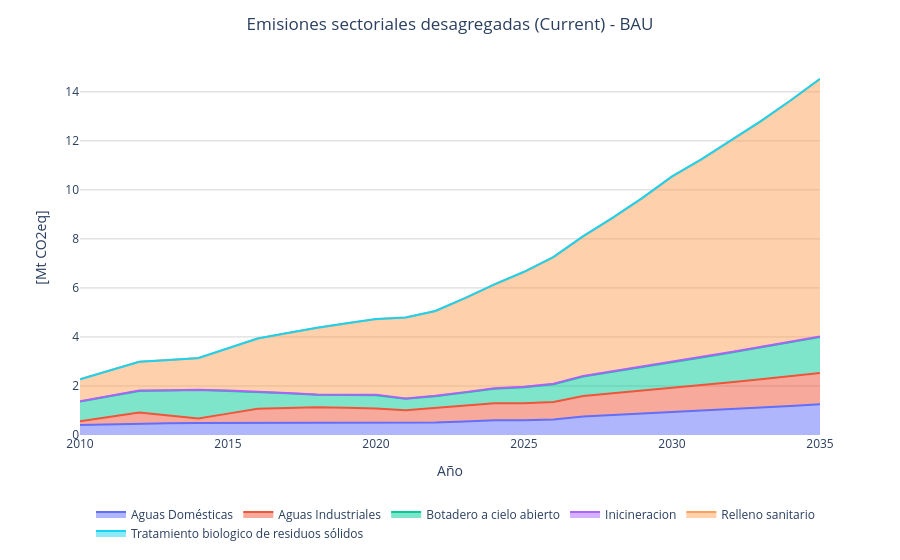
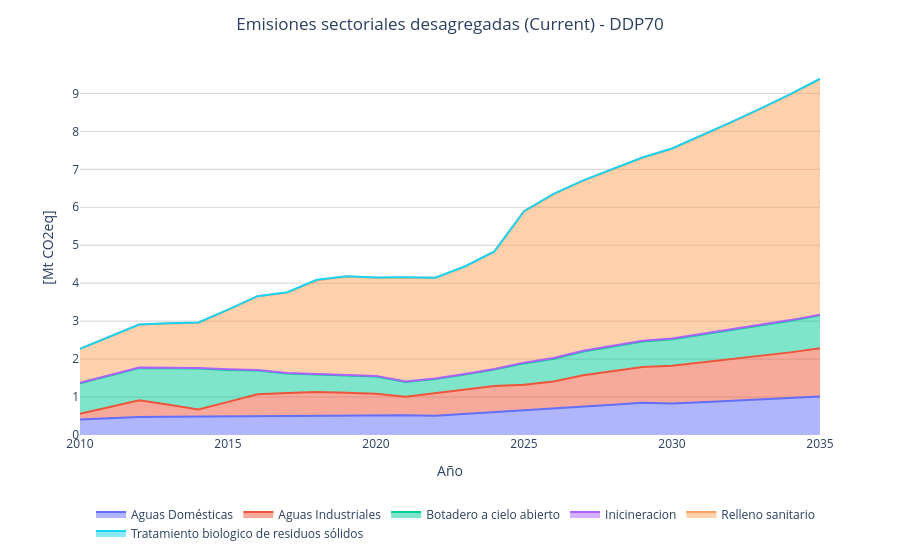
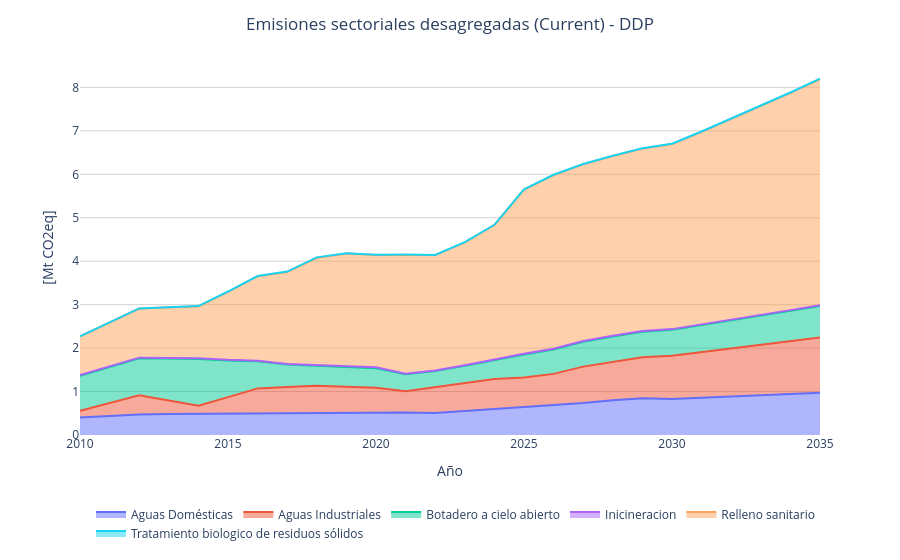
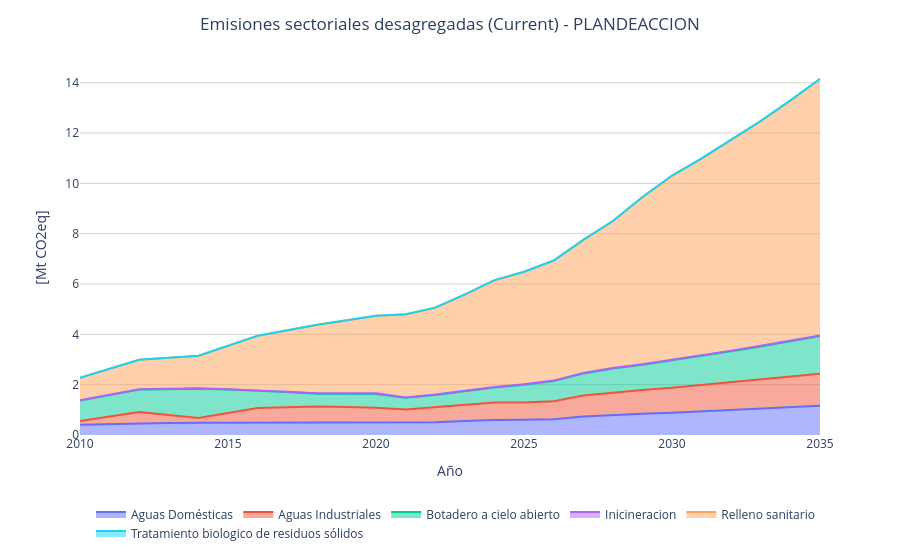

Source (notebook cell) for these figures, in order:
### Code cell
# Current Emissions Disaggregated Emissions
emissions_techs_groups = {
  "Tratamiento biologico de residuos sólidos": ["COMPOST"],
  "Relleno sanitario": ["LANDFILL"],
  "Botadero a cielo abierto": ["NO_CONTR_OD"],
  "Inicineracion": ["INCIN"],
  "Aguas Industriales": ["IWW"],
  "Aguas Domésticas": ["TWWWOT", "SEWERWW", "STWW"],
}

# current

for scenario in current_scenarios:
    waste_emission = get_grouped_techs_emissions_by_column(df,'AnnualTechnologyEmission', scenario, 'CO2e_WASTE', emissions_techs_groups)
    draw_tech_waste_by_column( waste_emission, scenario ,"Emisiones sectoriales desagregadas (Current)", "[Mt CO2eq]")

# planmicc

# for scenario in planmicc_scenarios:
#     waste_emission = get_grouped_techs_emissions_by_column(planmicc, 'AnnualTechnologyEmission', scenario, 'CO2e', emissions_techs_groups)
#     draw_tech_waste_by_column( waste_emission, scenario ,"Emisiones sectoriales desagregadas (PLANMICC)", "[Mt CO2eq]")


# ndc

# for scenario in ndc_scenarios:
#     waste_emission = get_grouped_techs_emissions_by_column(ndc, 'AnnualTechnologyEmission', scenario, 'CO2e_WASTE', emissions_techs_groups)
#     draw_tech_waste_by_column( waste_emission, scenario ,"Emisiones sectoriales desagregadas (NDC)", "[Mt CO2eq]")

### Figure 1 — Plotly figure (JSON) as saved in the notebook; plotly's stock layout.template omitted (floating-point values rounded to 4 significant figures)
{"data": [{"fillpattern": {"shape": ""}, "hovertemplate": "\n    <span>Año:</span> <b>%{x}</b>\n    <span>Valor:</span> <b>%{y:.3f}</b>\n    ", "legendgroup": "Aguas Domésticas", "line": {"color": "#636efa"}, "marker": {"symbol": "circle"}, "mode": "lines", "name": "Aguas Domésticas", "orientation": "v", "showlegend": true, "stackgroup": "1", "type": "scatter", "x": [2010, 2011, 2012, 2013, 2014, 2015, 2016, 2017, 2018, 2019, 2020, 2021, 2022, 2023, 2024, 2025, 2026, 2027, 2028, 2029, 2030, 2031, 2032, 2033, 2034, 2035], "xaxis": "x", "y": [0.4053, 0.4398, 0.4746, 0.481, 0.4874, 0.49, 0.4926, 0.4993, 0.5058, 0.5085, 0.5115, 0.5187, 0.5057, 0.5531, 0.6011, 0.6055, 0.6363, 0.7553, 0.8116, 0.8689, 0.9277, 0.9891, 1.053, 1.118, 1.187, 1.256], "yaxis": "y"}, {"fillpattern": {"shape": ""}, "hovertemplate": "\n    <span>Año:</span> <b>%{x}</b>\n    <span>Valor:</span> <b>%{y:.3f}</b>\n    ", "legendgroup": "Aguas Industriales", "line": {"color": "#EF553B"}, "marker": {"symbol": "circle"}, "mode": "lines", "name": "Aguas Industriales", "orientation": "v", "showlegend": true, "stackgroup": "1", "type": "scatter", "x": [2010, 2011, 2012, 2013, 2014, 2015, 2016, 2017, 2018, 2019, 2020, 2021, 2022, 2023, 2024, 2025, 2026, 2027, 2028, 2029, 2030, 2031, 2032, 2033, 2034, 2035], "xaxis": "x", "y": [0.1536, 0.2979, 0.4423, 0.3136, 0.185, 0.3823, 0.5797, 0.605, 0.6304, 0.6023, 0.5742, 0.4905, 0.5953, 0.642, 0.6896, 0.6873, 0.713, 0.838, 0.8892, 0.9412, 0.9941, 1.048, 1.102, 1.157, 1.213, 1.269], "yaxis": "y"}, {"fillpattern": {"shape": ""}, "hovertemplate": "\n    <span>Año:</span> <b>%{x}</b>\n    <span>Valor:</span> <b>%{y:.3f}</b>\n    ", "legendgroup": "Botadero a cielo abierto", "line": {"color": "#00cc96"}, "marker": {"symbol": "circle"}, "mode": "lines", "name": "Botadero a cielo abierto", "orientation": "v", "showlegend": true, "stackgroup": "1", "type": "scatter", "x": [2010, 2011, 2012, 2013, 2014, 2015, 2016, 2017, 2018, 2019, 2020, 2021, 2022, 2023, 2024, 2025, 2026, 2027, 2028, 2029, 2030, 2031, 2032, 2033, 2034, 2035], "xaxis": "x", "y": [0.8062, 0.8436, 0.8812, 1.021, 1.161, 0.9268, 0.6928, 0.5967, 0.5007, 0.5201, 0.5396, 0.468, 0.4827, 0.5355, 0.593, 0.6552, 0.7224, 0.7963, 0.8757, 0.9612, 1.055, 1.127, 1.206, 1.288, 1.376, 1.47], "yaxis": "y"}, {"fillpattern": {"shape": ""}, "hovertemplate": "\n    <span>Año:</span> <b>%{x}</b>\n    <span>Valor:</span> <b>%{y:.3f}</b>\n    ", "legendgroup": "Inicineracion", "line": {"color": "#ab63fa"}, "marker": {"symbol": "circle"}, "mode": "lines", "name": "Inicineracion", "orientation": "v", "showlegend": true, "stackgroup": "1", "type": "scatter", "x": [2010, 2011, 2012, 2013, 2014, 2015, 2016, 2017, 2018, 2019, 2020, 2021, 2022, 2023, 2024, 2025, 2026, 2027, 2028, 2029, 2030, 2031, 2032, 2033, 2034, 2035], "xaxis": "x", "y": [0.01337, 0.01388, 0.01448, 0.0148, 0.01523, 0.01513, 0.01516, 0.01533, 0.01549, 0.01862, 0.02184, 0.0133, 0.01726, 0.01816, 0.019, 0.01983, 0.02077, 0.02156, 0.02247, 0.02324, 0.02411, 0.02438, 0.02464, 0.0249, 0.02515, 0.02539], "yaxis": "y"}, {"fillpattern": {"shape": ""}, "hovertemplate": "\n    <span>Año:</span> <b>%{x}</b>\n    <span>Valor:</span> <b>%{y:.3f}</b>\n    ", "legendgroup": "Relleno sanitario", "line": {"color": "#FFA15A"}, "marker": {"symbol": "circle"}, "mode": "lines", "name": "Relleno sanitario", "orientation": "v", "showlegend": true, "stackgroup": "1", "type": "scatter", "x": [2010, 2011, 2012, 2013, 2014, 2015, 2016, 2017, 2018, 2019, 2020, 2021, 2022, 2023, 2024, 2025, 2026, 2027, 2028, 2029, 2030, 2031, 2032, 2033, 2034, 2035], "xaxis": "x", "y": [0.8924, 1.033, 1.173, 1.23, 1.286, 1.72, 2.154, 2.435, 2.716, 2.898, 3.08, 3.299, 3.45, 3.827, 4.238, 4.683, 5.163, 5.691, 6.259, 6.87, 7.537, 8.058, 8.618, 9.205, 9.833, 10.5], "yaxis": "y"}, {"fillpattern": {"shape": ""}, "hovertemplate": "\n    <span>Año:</span> <b>%{x}</b>\n    <span>Valor:</span> <b>%{y:.3f}</b>\n    ", "legendgroup": "Tratamiento biologico de residuos sólidos", "line": {"color": "#19d3f3"}, "marker": {"symbol": "circle"}, "mode": "lines", "name": "Tratamiento biologico de residuos sólidos", "orientation": "v", "showlegend": true, "stackgroup": "1", "type": "scatter", "x": [2010, 2011, 2012, 2013, 2014, 2015, 2016, 2017, 2018, 2019, 2020, 2021, 2022, 2023, 2024, 2025, 2026, 2027, 2028, 2029, 2030, 2031, 2032, 2033, 2034, 2035], "xaxis": "x", "y": [0.001053, 0.001225, 0.001399, 0.00425, 0.007121, 0.006166, 0.005207, 0.005842, 0.006472, 0.006762, 0.007048, 0.007375, 0.006454, 0.006817, 0.0072, 0.007583, 0.007985, 0.008369, 0.008791, 0.009192, 0.009614, 0.009804, 0.009978, 0.01017, 0.01036, 0.01055], "yaxis": "y"}], "layout": {"legend": {"orientation": "h", "title": {"text": ""}, "tracegroupgap": 0, "x": 1, "xanchor": "right", "y": -0.3, "yanchor": "bottom"}, "margin": {"t": 60}, "plot_bgcolor": "white", "title": {"text": "Emisiones sectoriales desagregadas (Current) - BAU", "x": 0.5}, "xaxis": {"anchor": "y", "domain": [0, 1], "title": {"text": "Año"}}, "yaxis": {"anchor": "x", "domain": [0, 1], "gridcolor": "lightgrey", "mirror": true, "showline": false, "title": {"text": "[Mt CO2eq]"}}}}

### Figure 2 — Plotly figure (JSON) as saved in the notebook; plotly's stock layout.template omitted (floating-point values rounded to 4 significant figures)
{"data": [{"fillpattern": {"shape": ""}, "hovertemplate": "\n    <span>Año:</span> <b>%{x}</b>\n    <span>Valor:</span> <b>%{y:.3f}</b>\n    ", "legendgroup": "Aguas Domésticas", "line": {"color": "#636efa"}, "marker": {"symbol": "circle"}, "mode": "lines", "name": "Aguas Domésticas", "orientation": "v", "showlegend": true, "stackgroup": "1", "type": "scatter", "x": [2010, 2011, 2012, 2013, 2014, 2015, 2016, 2017, 2018, 2019, 2020, 2021, 2022, 2023, 2024, 2025, 2026, 2027, 2028, 2029, 2030, 2031, 2032, 2033, 2034, 2035], "xaxis": "x", "y": [0.4053, 0.4398, 0.4746, 0.481, 0.4874, 0.49, 0.4926, 0.4993, 0.5058, 0.5085, 0.5115, 0.5187, 0.5057, 0.5531, 0.6011, 0.6381, 0.694, 0.7356, 0.7993, 0.8481, 0.83, 0.8622, 0.8955, 0.9292, 0.9643, 1.015], "yaxis": "y"}, {"fillpattern": {"shape": ""}, "hovertemplate": "\n    <span>Año:</span> <b>%{x}</b>\n    <span>Valor:</span> <b>%{y:.3f}</b>\n    ", "legendgroup": "Aguas Industriales", "line": {"color": "#EF553B"}, "marker": {"symbol": "circle"}, "mode": "lines", "name": "Aguas Industriales", "orientation": "v", "showlegend": true, "stackgroup": "1", "type": "scatter", "x": [2010, 2011, 2012, 2013, 2014, 2015, 2016, 2017, 2018, 2019, 2020, 2021, 2022, 2023, 2024, 2025, 2026, 2027, 2028, 2029, 2030, 2031, 2032, 2033, 2034, 2035], "xaxis": "x", "y": [0.1536, 0.2979, 0.4423, 0.3136, 0.185, 0.3823, 0.5797, 0.605, 0.6304, 0.6023, 0.5742, 0.4905, 0.5953, 0.642, 0.6896, 0.6873, 0.713, 0.838, 0.8892, 0.9412, 0.9941, 1.048, 1.102, 1.157, 1.213, 1.269], "yaxis": "y"}, {"fillpattern": {"shape": ""}, "hovertemplate": "\n    <span>Año:</span> <b>%{x}</b>\n    <span>Valor:</span> <b>%{y:.3f}</b>\n    ", "legendgroup": "Botadero a cielo abierto", "line": {"color": "#00cc96"}, "marker": {"symbol": "circle"}, "mode": "lines", "name": "Botadero a cielo abierto", "orientation": "v", "showlegend": true, "stackgroup": "1", "type": "scatter", "x": [2010, 2011, 2012, 2013, 2014, 2015, 2016, 2017, 2018, 2019, 2020, 2021, 2022, 2023, 2024, 2025, 2026, 2027, 2028, 2029, 2030, 2031, 2032, 2033, 2034, 2035], "xaxis": "x", "y": [0.8062, 0.8282, 0.8494, 0.9664, 1.078, 0.8436, 0.625, 0.5183, 0.4556, 0.4637, 0.4527, 0.3882, 0.3714, 0.3958, 0.4329, 0.5615, 0.6041, 0.6272, 0.6507, 0.6745, 0.6997, 0.7307, 0.7636, 0.797, 0.8321, 0.8687], "yaxis": "y"}, {"fillpattern": {"shape": ""}, "hovertemplate": "\n    <span>Año:</span> <b>%{x}</b>\n    <span>Valor:</span> <b>%{y:.3f}</b>\n    ", "legendgroup": "Inicineracion", "line": {"color": "#ab63fa"}, "marker": {"symbol": "circle"}, "mode": "lines", "name": "Inicineracion", "orientation": "v", "showlegend": true, "stackgroup": "1", "type": "scatter", "x": [2010, 2011, 2012, 2013, 2014, 2015, 2016, 2017, 2018, 2019, 2020, 2021, 2022, 2023, 2024, 2025, 2026, 2027, 2028, 2029, 2030, 2031, 2032, 2033, 2034, 2035], "xaxis": "x", "y": [0.01337, 0.01362, 0.01396, 0.01401, 0.01417, 0.01384, 0.01365, 0.01358, 0.01435, 0.01679, 0.01937, 0.01109, 0.01451, 0.01515, 0.01572, 0.01962, 0.01964, 0.01939, 0.01915, 0.0189, 0.01865, 0.01854, 0.01844, 0.01833, 0.01822, 0.01811], "yaxis": "y"}, {"fillpattern": {"shape": ""}, "hovertemplate": "\n    <span>Año:</span> <b>%{x}</b>\n    <span>Valor:</span> <b>%{y:.3f}</b>\n    ", "legendgroup": "Relleno sanitario", "line": {"color": "#FFA15A"}, "marker": {"symbol": "circle"}, "mode": "lines", "name": "Relleno sanitario", "orientation": "v", "showlegend": true, "stackgroup": "1", "type": "scatter", "x": [2010, 2011, 2012, 2013, 2014, 2015, 2016, 2017, 2018, 2019, 2020, 2021, 2022, 2023, 2024, 2025, 2026, 2027, 2028, 2029, 2030, 2031, 2032, 2033, 2034, 2035], "xaxis": "x", "y": [0.8924, 1.014, 1.131, 1.164, 1.195, 1.566, 1.943, 2.115, 2.471, 2.584, 2.584, 2.736, 2.654, 2.829, 3.094, 3.986, 4.318, 4.483, 4.651, 4.821, 5.0, 5.222, 5.457, 5.696, 5.947, 6.208], "yaxis": "y"}, {"fillpattern": {"shape": ""}, "hovertemplate": "\n    <span>Año:</span> <b>%{x}</b>\n    <span>Valor:</span> <b>%{y:.3f}</b>\n    ", "legendgroup": "Tratamiento biologico de residuos sólidos", "line": {"color": "#19d3f3"}, "marker": {"symbol": "circle"}, "mode": "lines", "name": "Tratamiento biologico de residuos sólidos", "orientation": "v", "showlegend": true, "stackgroup": "1", "type": "scatter", "x": [2010, 2011, 2012, 2013, 2014, 2015, 2016, 2017, 2018, 2019, 2020, 2021, 2022, 2023, 2024, 2025, 2026, 2027, 2028, 2029, 2030, 2031, 2032, 2033, 2034, 2035], "xaxis": "x", "y": [0.001053, 0.001203, 0.001348, 0.004091, 0.007192, 0.006802, 0.00428, 0.00941, 0.01122, 0.01013, 0.009168, 0.008892, 0.004592, 0.004529, 0.004724, 0.005801, 0.006187, 0.006329, 0.006492, 0.006634, 0.006784, 0.006984, 0.007171, 0.007372, 0.007572, 0.007773], "yaxis": "y"}], "layout": {"legend": {"orientation": "h", "title": {"text": ""}, "tracegroupgap": 0, "x": 1, "xanchor": "right", "y": -0.3, "yanchor": "bottom"}, "margin": {"t": 60}, "plot_bgcolor": "white", "title": {"text": "Emisiones sectoriales desagregadas (Current) - DDP70", "x": 0.5}, "xaxis": {"anchor": "y", "domain": [0, 1], "title": {"text": "Año"}}, "yaxis": {"anchor": "x", "domain": [0, 1], "gridcolor": "lightgrey", "mirror": true, "showline": false, "title": {"text": "[Mt CO2eq]"}}}}

### Figure 3 — Plotly figure (JSON) as saved in the notebook; plotly's stock layout.template omitted (floating-point values rounded to 4 significant figures)
{"data": [{"fillpattern": {"shape": ""}, "hovertemplate": "\n    <span>Año:</span> <b>%{x}</b>\n    <span>Valor:</span> <b>%{y:.3f}</b>\n    ", "legendgroup": "Aguas Domésticas", "line": {"color": "#636efa"}, "marker": {"symbol": "circle"}, "mode": "lines", "name": "Aguas Domésticas", "orientation": "v", "showlegend": true, "stackgroup": "1", "type": "scatter", "x": [2010, 2011, 2012, 2013, 2014, 2015, 2016, 2017, 2018, 2019, 2020, 2021, 2022, 2023, 2024, 2025, 2026, 2027, 2028, 2029, 2030, 2031, 2032, 2033, 2034, 2035], "xaxis": "x", "y": [0.4053, 0.4398, 0.4746, 0.481, 0.4874, 0.49, 0.4926, 0.4993, 0.5058, 0.5085, 0.5115, 0.5187, 0.5057, 0.5531, 0.6011, 0.6381, 0.694, 0.7356, 0.7993, 0.8481, 0.83, 0.8577, 0.8863, 0.9151, 0.9451, 0.9752], "yaxis": "y"}, {"fillpattern": {"shape": ""}, "hovertemplate": "\n    <span>Año:</span> <b>%{x}</b>\n    <span>Valor:</span> <b>%{y:.3f}</b>\n    ", "legendgroup": "Aguas Industriales", "line": {"color": "#EF553B"}, "marker": {"symbol": "circle"}, "mode": "lines", "name": "Aguas Industriales", "orientation": "v", "showlegend": true, "stackgroup": "1", "type": "scatter", "x": [2010, 2011, 2012, 2013, 2014, 2015, 2016, 2017, 2018, 2019, 2020, 2021, 2022, 2023, 2024, 2025, 2026, 2027, 2028, 2029, 2030, 2031, 2032, 2033, 2034, 2035], "xaxis": "x", "y": [0.1536, 0.2979, 0.4423, 0.3136, 0.185, 0.3823, 0.5797, 0.605, 0.6304, 0.6023, 0.5742, 0.4905, 0.5953, 0.642, 0.6896, 0.6873, 0.713, 0.838, 0.8892, 0.9412, 0.9941, 1.048, 1.102, 1.157, 1.213, 1.269], "yaxis": "y"}, {"fillpattern": {"shape": ""}, "hovertemplate": "\n    <span>Año:</span> <b>%{x}</b>\n    <span>Valor:</span> <b>%{y:.3f}</b>\n    ", "legendgroup": "Botadero a cielo abierto", "line": {"color": "#00cc96"}, "marker": {"symbol": "circle"}, "mode": "lines", "name": "Botadero a cielo abierto", "orientation": "v", "showlegend": true, "stackgroup": "1", "type": "scatter", "x": [2010, 2011, 2012, 2013, 2014, 2015, 2016, 2017, 2018, 2019, 2020, 2021, 2022, 2023, 2024, 2025, 2026, 2027, 2028, 2029, 2030, 2031, 2032, 2033, 2034, 2035], "xaxis": "x", "y": [0.8062, 0.8282, 0.8494, 0.9664, 1.078, 0.8436, 0.625, 0.5183, 0.4556, 0.4637, 0.4527, 0.3882, 0.3714, 0.3958, 0.4329, 0.5281, 0.5593, 0.5693, 0.5786, 0.5873, 0.596, 0.6205, 0.6464, 0.6725, 0.6997, 0.7279], "yaxis": "y"}, {"fillpattern": {"shape": ""}, "hovertemplate": "\n    <span>Año:</span> <b>%{x}</b>\n    <span>Valor:</span> <b>%{y:.3f}</b>\n    ", "legendgroup": "Inicineracion", "line": {"color": "#ab63fa"}, "marker": {"symbol": "circle"}, "mode": "lines", "name": "Inicineracion", "orientation": "v", "showlegend": true, "stackgroup": "1", "type": "scatter", "x": [2010, 2011, 2012, 2013, 2014, 2015, 2016, 2017, 2018, 2019, 2020, 2021, 2022, 2023, 2024, 2025, 2026, 2027, 2028, 2029, 2030, 2031, 2032, 2033, 2034, 2035], "xaxis": "x", "y": [0.01337, 0.01362, 0.01396, 0.01401, 0.01417, 0.01384, 0.01365, 0.01358, 0.01435, 0.01679, 0.01937, 0.01109, 0.01451, 0.01515, 0.01572, 0.01858, 0.01879, 0.01829, 0.01779, 0.01729, 0.01679, 0.01674, 0.01669, 0.01664, 0.01659, 0.01654], "yaxis": "y"}, {"fillpattern": {"shape": ""}, "hovertemplate": "\n    <span>Año:</span> <b>%{x}</b>\n    <span>Valor:</span> <b>%{y:.3f}</b>\n    ", "legendgroup": "Relleno sanitario", "line": {"color": "#FFA15A"}, "marker": {"symbol": "circle"}, "mode": "lines", "name": "Relleno sanitario", "orientation": "v", "showlegend": true, "stackgroup": "1", "type": "scatter", "x": [2010, 2011, 2012, 2013, 2014, 2015, 2016, 2017, 2018, 2019, 2020, 2021, 2022, 2023, 2024, 2025, 2026, 2027, 2028, 2029, 2030, 2031, 2032, 2033, 2034, 2035], "xaxis": "x", "y": [0.8924, 1.014, 1.131, 1.164, 1.195, 1.566, 1.943, 2.115, 2.471, 2.584, 2.584, 2.736, 2.654, 2.829, 3.094, 3.775, 3.997, 4.069, 4.136, 4.197, 4.259, 4.435, 4.619, 4.806, 5.0, 5.202], "yaxis": "y"}, {"fillpattern": {"shape": ""}, "hovertemplate": "\n    <span>Año:</span> <b>%{x}</b>\n    <span>Valor:</span> <b>%{y:.3f}</b>\n    ", "legendgroup": "Tratamiento biologico de residuos sólidos", "line": {"color": "#19d3f3"}, "marker": {"symbol": "circle"}, "mode": "lines", "name": "Tratamiento biologico de residuos sólidos", "orientation": "v", "showlegend": true, "stackgroup": "1", "type": "scatter", "x": [2010, 2011, 2012, 2013, 2014, 2015, 2016, 2017, 2018, 2019, 2020, 2021, 2022, 2023, 2024, 2025, 2026, 2027, 2028, 2029, 2030, 2031, 2032, 2033, 2034, 2035], "xaxis": "x", "y": [0.001053, 0.001203, 0.001348, 0.004091, 0.007192, 0.006802, 0.00428, 0.00941, 0.01122, 0.01013, 0.009168, 0.008892, 0.004592, 0.004529, 0.004724, 0.005494, 0.006527, 0.006693, 0.006872, 0.007016, 0.007155, 0.007483, 0.007797, 0.008129, 0.008463, 0.008799], "yaxis": "y"}], "layout": {"legend": {"orientation": "h", "title": {"text": ""}, "tracegroupgap": 0, "x": 1, "xanchor": "right", "y": -0.3, "yanchor": "bottom"}, "margin": {"t": 60}, "plot_bgcolor": "white", "title": {"text": "Emisiones sectoriales desagregadas (Current) - DDP", "x": 0.5}, "xaxis": {"anchor": "y", "domain": [0, 1], "title": {"text": "Año"}}, "yaxis": {"anchor": "x", "domain": [0, 1], "gridcolor": "lightgrey", "mirror": true, "showline": false, "title": {"text": "[Mt CO2eq]"}}}}

### Figure 4 — Plotly figure (JSON) as saved in the notebook; plotly's stock layout.template omitted (floating-point values rounded to 4 significant figures)
{"data": [{"fillpattern": {"shape": ""}, "hovertemplate": "\n    <span>Año:</span> <b>%{x}</b>\n    <span>Valor:</span> <b>%{y:.3f}</b>\n    ", "legendgroup": "Aguas Domésticas", "line": {"color": "#636efa"}, "marker": {"symbol": "circle"}, "mode": "lines", "name": "Aguas Domésticas", "orientation": "v", "showlegend": true, "stackgroup": "1", "type": "scatter", "x": [2010, 2011, 2012, 2013, 2014, 2015, 2016, 2017, 2018, 2019, 2020, 2021, 2022, 2023, 2024, 2025, 2026, 2027, 2028, 2029, 2030, 2031, 2032, 2033, 2034, 2035], "xaxis": "x", "y": [0.4053, 0.4398, 0.4746, 0.481, 0.4874, 0.49, 0.4926, 0.4993, 0.5058, 0.5085, 0.5115, 0.5187, 0.5057, 0.5531, 0.6011, 0.6055, 0.6309, 0.7356, 0.7993, 0.8481, 0.8793, 0.9326, 0.988, 1.045, 1.104, 1.164], "yaxis": "y"}, {"fillpattern": {"shape": ""}, "hovertemplate": "\n    <span>Año:</span> <b>%{x}</b>\n    <span>Valor:</span> <b>%{y:.3f}</b>\n    ", "legendgroup": "Aguas Industriales", "line": {"color": "#EF553B"}, "marker": {"symbol": "circle"}, "mode": "lines", "name": "Aguas Industriales", "orientation": "v", "showlegend": true, "stackgroup": "1", "type": "scatter", "x": [2010, 2011, 2012, 2013, 2014, 2015, 2016, 2017, 2018, 2019, 2020, 2021, 2022, 2023, 2024, 2025, 2026, 2027, 2028, 2029, 2030, 2031, 2032, 2033, 2034, 2035], "xaxis": "x", "y": [0.1536, 0.2979, 0.4423, 0.3136, 0.185, 0.3823, 0.5797, 0.605, 0.6304, 0.6023, 0.5742, 0.4905, 0.5953, 0.642, 0.6896, 0.6873, 0.713, 0.838, 0.8892, 0.9412, 0.9941, 1.048, 1.102, 1.157, 1.213, 1.269], "yaxis": "y"}, {"fillpattern": {"shape": ""}, "hovertemplate": "\n    <span>Año:</span> <b>%{x}</b>\n    <span>Valor:</span> <b>%{y:.3f}</b>\n    ", "legendgroup": "Botadero a cielo abierto", "line": {"color": "#00cc96"}, "marker": {"symbol": "circle"}, "mode": "lines", "name": "Botadero a cielo abierto", "orientation": "v", "showlegend": true, "stackgroup": "1", "type": "scatter", "x": [2010, 2011, 2012, 2013, 2014, 2015, 2016, 2017, 2018, 2019, 2020, 2021, 2022, 2023, 2024, 2025, 2026, 2027, 2028, 2029, 2030, 2031, 2032, 2033, 2034, 2035], "xaxis": "x", "y": [0.8118, 0.8497, 0.888, 1.028, 1.169, 0.9338, 0.6984, 0.6018, 0.505, 0.5264, 0.5478, 0.4716, 0.4883, 0.5417, 0.6001, 0.7004, 0.7975, 0.8714, 0.9506, 1.0, 1.089, 1.161, 1.239, 1.32, 1.407, 1.499], "yaxis": "y"}, {"fillpattern": {"shape": ""}, "hovertemplate": "\n    <span>Año:</span> <b>%{x}</b>\n    <span>Valor:</span> <b>%{y:.3f}</b>\n    ", "legendgroup": "Inicineracion", "line": {"color": "#ab63fa"}, "marker": {"symbol": "circle"}, "mode": "lines", "name": "Inicineracion", "orientation": "v", "showlegend": true, "stackgroup": "1", "type": "scatter", "x": [2010, 2011, 2012, 2013, 2014, 2015, 2016, 2017, 2018, 2019, 2020, 2021, 2022, 2023, 2024, 2025, 2026, 2027, 2028, 2029, 2030, 2031, 2032, 2033, 2034, 2035], "xaxis": "x", "y": [0.01337, 0.01388, 0.01448, 0.0148, 0.01523, 0.01513, 0.01516, 0.01533, 0.01549, 0.01862, 0.02184, 0.0133, 0.01726, 0.01815, 0.019, 0.01986, 0.02071, 0.02156, 0.02242, 0.02327, 0.02412, 0.02439, 0.02465, 0.02491, 0.02516, 0.0254], "yaxis": "y"}, {"fillpattern": {"shape": ""}, "hovertemplate": "\n    <span>Año:</span> <b>%{x}</b>\n    <span>Valor:</span> <b>%{y:.3f}</b>\n    ", "legendgroup": "Relleno sanitario", "line": {"color": "#FFA15A"}, "marker": {"symbol": "circle"}, "mode": "lines", "name": "Relleno sanitario", "orientation": "v", "showlegend": true, "stackgroup": "1", "type": "scatter", "x": [2010, 2011, 2012, 2013, 2014, 2015, 2016, 2017, 2018, 2019, 2020, 2021, 2022, 2023, 2024, 2025, 2026, 2027, 2028, 2029, 2030, 2031, 2032, 2033, 2034, 2035], "xaxis": "x", "y": [0.8924, 1.033, 1.173, 1.23, 1.286, 1.72, 2.154, 2.435, 2.716, 2.898, 3.08, 3.299, 3.45, 3.827, 4.238, 4.468, 4.764, 5.279, 5.835, 6.636, 7.314, 7.817, 8.359, 8.928, 9.537, 10.19], "yaxis": "y"}, {"fillpattern": {"shape": ""}, "hovertemplate": "\n    <span>Año:</span> <b>%{x}</b>\n    <span>Valor:</span> <b>%{y:.3f}</b>\n    ", "legendgroup": "Tratamiento biologico de residuos sólidos", "line": {"color": "#19d3f3"}, "marker": {"symbol": "circle"}, "mode": "lines", "name": "Tratamiento biologico de residuos sólidos", "orientation": "v", "showlegend": true, "stackgroup": "1", "type": "scatter", "x": [2010, 2011, 2012, 2013, 2014, 2015, 2016, 2017, 2018, 2019, 2020, 2021, 2022, 2023, 2024, 2025, 2026, 2027, 2028, 2029, 2030, 2031, 2032, 2033, 2034, 2035], "xaxis": "x", "y": [0.001051, 0.001227, 0.001399, 0.004257, 0.007116, 0.006171, 0.005207, 0.005842, 0.006472, 0.006762, 0.007048, 0.007375, 0.006454, 0.006817, 0.0072, 0.007583, 0.008354, 0.009099, 0.009899, 0.01068, 0.01147, 0.01203, 0.01255, 0.0131, 0.01365, 0.01419], "yaxis": "y"}], "layout": {"legend": {"orientation": "h", "title": {"text": ""}, "tracegroupgap": 0, "x": 1, "xanchor": "right", "y": -0.3, "yanchor": "bottom"}, "margin": {"t": 60}, "plot_bgcolor": "white", "title": {"text": "Emisiones sectoriales desagregadas (Current) - PLANDEACCION", "x": 0.5}, "xaxis": {"anchor": "y", "domain": [0, 1], "title": {"text": "Año"}}, "yaxis": {"anchor": "x", "domain": [0, 1], "gridcolor": "lightgrey", "mirror": true, "showline": false, "title": {"text": "[Mt CO2eq]"}}}}
